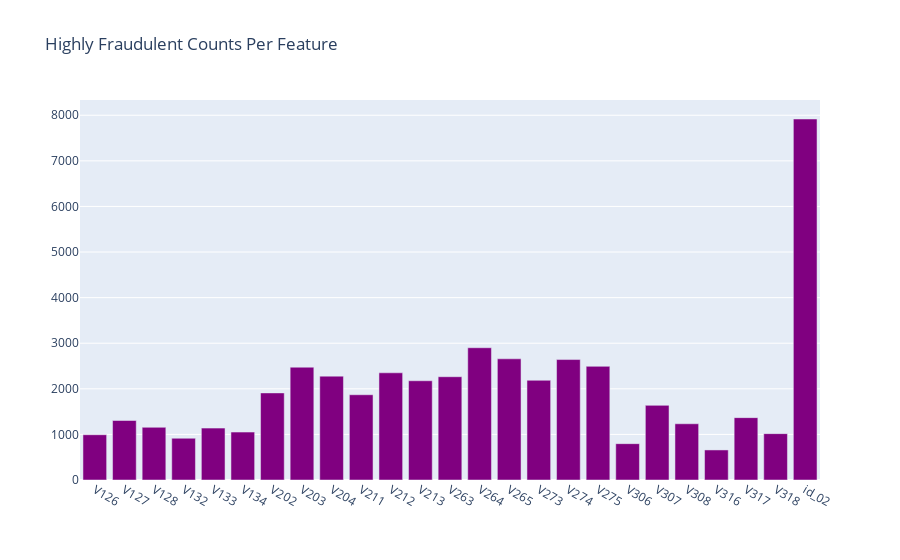
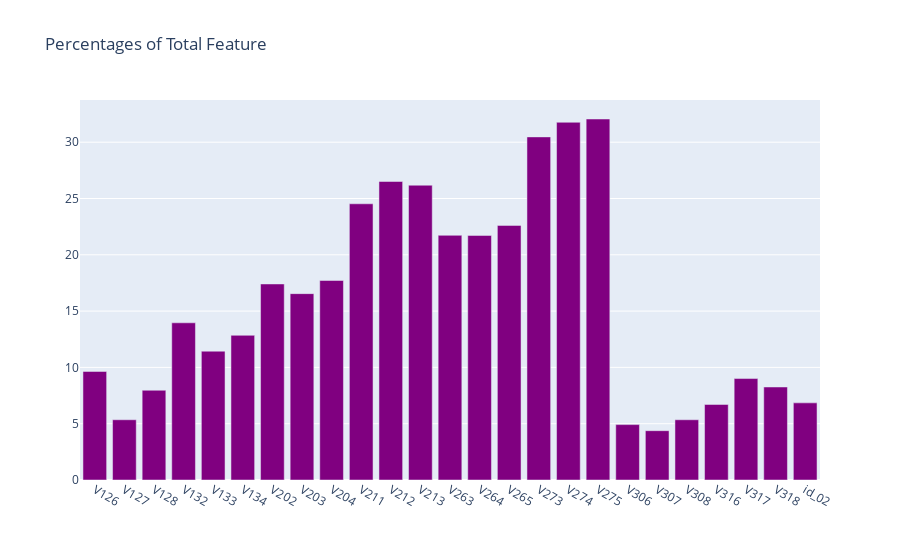

Notebook cell for these charts, in order:
### Code cell
abs_count_outliers = outlying_fraud[outlying_fraud['rawCount'] > 500]
values = abs_count_outliers['rawCount']
labels = abs_count_outliers.index

data = go.Bar(x=labels, y=values, marker_color='purple')
layout = go.Layout(
    title = "Highly Fraudulent Counts Per Feature"
)
fig = go.Figure(data=data, layout=layout)
iplot(fig)

###

values = abs_count_outliers['incidenceRate'].apply(lambda x: x*100)
labels = abs_count_outliers.index

data = go.Bar(x=labels, y=values, marker_color='purple')
layout = go.Layout(
    title = "Percentages of Total Feature")
fig = go.Figure(data=data, layout=layout)
iplot(fig)

### Figure 1 — Plotly figure (JSON) as saved in the notebook; plotly's stock layout.template omitted (floating-point values rounded to 4 significant figures)
{"data": [{"marker": {"color": "purple"}, "type": "bar", "x": ["V126", "V127", "V128", "V132", "V133", "V134", "V202", "V203", "V204", "V211", "V212", "V213", "V263", "V264", "V265", "V273", "V274", "V275", "V306", "V307", "V308", "V316", "V317", "V318", "id_02"], "y": [993, 1305, 1156, 916, 1138, 1051, 1910, 2474, 2278, 1870, 2351, 2177, 2265, 2901, 2658, 2187, 2642, 2493, 797, 1637, 1233, 659, 1368, 1017, 7918]}], "layout": {"title": {"text": "Highly Fraudulent Counts Per Feature"}}}

### Figure 2 — Plotly figure (JSON) as saved in the notebook; plotly's stock layout.template omitted (floating-point values rounded to 4 significant figures)
{"data": [{"marker": {"color": "purple"}, "type": "bar", "x": ["V126", "V127", "V128", "V132", "V133", "V134", "V202", "V203", "V204", "V211", "V212", "V213", "V263", "V264", "V265", "V273", "V274", "V275", "V306", "V307", "V308", "V316", "V317", "V318", "id_02"], "y": [9.64, 5.35, 7.97, 13.96, 11.44, 12.85, 17.41, 16.55, 17.72, 24.53, 26.51, 26.18, 21.73, 21.72, 22.61, 30.47, 31.77, 32.06, 4.92, 4.38, 5.35, 6.71, 9.01, 8.26, 6.85]}], "layout": {"title": {"text": "Percentages of Total Feature"}}}
